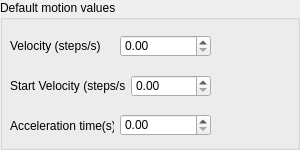
       <widget class="QGroupBox" name="groupBox" >
        <property name="sizePolicy" >
         <sizepolicy vsizetype="Expanding" hsizetype="Expanding" >
          <horstretch>0</horstretch>
          <verstretch>0</verstretch>
         </sizepolicy>
        </property>
        <property name="minimumSize" >
         <size>
          <width>192</width>
          <height>68</height>
         </size>
        </property>
        <property name="sizeIncrement" >
         <size>
          <width>1</width>
          <height>1</height>
         </size>
        </property>
        <property name="baseSize" >
         <size>
          <width>192</width>
          <height>68</height>
         </size>
        </property>
        <property name="title" >
         <string>Default motion values</string>
        </property>
        <widget class="QWidget" name="layoutWidget" >
         <property name="geometry" >
          <rect>
           <x>10</x>
           <y>30</y>
           <width>281</width>
           <height>111</height>
          </rect>
         </property>
         <layout class="QGridLayout" >
          <item row="0" column="0" >
           <widget class="QLabel" name="label_8" >
            <property name="sizePolicy" >
             <sizepolicy vsizetype="Expanding" hsizetype="Fixed" >
              <horstretch>0</horstretch>
              <verstretch>0</verstretch>
             </sizepolicy>
            </property>
            <property name="minimumSize" >
             <size>
              <width>85</width>
              <height>16</height>
             </size>
            </property>
            <property name="maximumSize" >
             <size>
              <width>16777215</width>
              <height>40</height>
             </size>
            </property>
            <property name="baseSize" >
             <size>
              <width>70</width>
              <height>16</height>
             </size>
            </property>
            <property name="text" >
             <string>Velocity (steps/s)</string>
            </property>
           </widget>
          </item>
          <item row="0" column="1" colspan="2" >
           <widget class="QDoubleSpinBox" name="DEFVEL" >
            <property name="sizePolicy" >
             <sizepolicy vsizetype="Maximum" hsizetype="Expanding" >
              <horstretch>0</horstretch>
              <verstretch>0</verstretch>
             </sizepolicy>
            </property>
            <property name="minimumSize" >
             <size>
              <width>80</width>
              <height>16</height>
             </size>
            </property>
            <property name="maximumSize" >
             <size>
              <width>16777215</width>
              <height>22</height>
             </size>
            </property>
            <property name="baseSize" >
             <size>
              <width>80</width>
              <height>16</height>
             </size>
            </property>
           </widget>
          </item>
          <item row="0" column="3" >
           <spacer>
            <property name="orientation" >
             <enum>Qt::Horizontal</enum>
            </property>
            <property name="sizeHint" >
             <size>
              <width>40</width>
              <height>20</height>
             </size>
            </property>
           </spacer>
          </item>
          <item row="1" column="0" colspan="2" >
           <widget class="QLabel" name="label_16" >
            <property name="sizePolicy" >
             <sizepolicy vsizetype="Expanding" hsizetype="Fixed" >
              <horstretch>0</horstretch>
              <verstretch>0</verstretch>
             </sizepolicy>
            </property>
            <property name="minimumSize" >
             <size>
              <width>40</width>
              <height>36</height>
             </size>
            </property>
            <property name="maximumSize" >
             <size>
              <width>16777215</width>
              <height>60</height>
             </size>
            </property>
            <property name="baseSize" >
             <size>
              <width>70</width>
              <height>16</height>
             </size>
            </property>
            <property name="text" >
             <string>Start Velocity (steps/s)</string>
            </property>
           </widget>
          </item>
          <item row="1" column="2" >
           <widget class="QDoubleSpinBox" name="STRTVEL" >
            <property name="sizePolicy" >
             <sizepolicy vsizetype="Maximum" hsizetype="Expanding" >
              <horstretch>0</horstretch>
              <verstretch>0</verstretch>
             </sizepolicy>
            </property>
            <property name="minimumSize" >
             <size>
              <width>80</width>
              <height>16</height>
             </size>
            </property>
            <property name="maximumSize" >
             <size>
              <width>16777215</width>
              <height>22</height>
             </size>
            </property>
            <property name="baseSize" >
             <size>
              <width>80</width>
              <height>16</height>
             </size>
            </property>
           </widget>
          </item>
          <item row="1" column="3" >
           <spacer>
            <property name="orientation" >
             <enum>Qt::Horizontal</enum>
            </property>
            <property name="sizeHint" >
             <size>
              <width>82</width>
              <height>20</height>
             </size>
            </property>
           </spacer>
          </item>
          <item row="2" column="0" >
           <widget class="QLabel" name="label_9" >
            <property name="sizePolicy" >
             <sizepolicy vsizetype="Expanding" hsizetype="Fixed" >
              <horstretch>0</horstretch>
              <verstretch>0</verstretch>
             </sizepolicy>
            </property>
            <property name="minimumSize" >
             <size>
              <width>85</width>
              <height>16</height>
             </size>
            </property>
            <property name="maximumSize" >
             <size>
              <width>16777215</width>
              <height>40</height>
             </size>
            </property>
            <property name="baseSize" >
             <size>
              <width>70</width>
              <height>16</height>
             </size>
            </property>
            <property name="text" >
             <string>Acceleration time(s)</string>
            </property>
           </widget>
          </item>
          <item row="2" column="1" colspan="2" >
           <widget class="QDoubleSpinBox" name="DEFACCT" >
            <property name="sizePolicy" >
             <sizepolicy vsizetype="Maximum" hsizetype="Expanding" >
              <horstretch>0</horstretch>
              <verstretch>0</verstretch>
             </sizepolicy>
            </property>
            <property name="minimumSize" >
             <size>
              <width>80</width>
              <height>16</height>
             </size>
            </property>
            <property name="maximumSize" >
             <size>
              <width>16777215</width>
              <height>22</height>
             </size>
            </property>
            <property name="baseSize" >
             <size>
              <width>80</width>
              <height>16</height>
             </size>
            </property>
           </widget>
          </item>
          <item row="2" column="3" >
           <spacer>
            <property name="orientation" >
             <enum>Qt::Horizontal</enum>
            </property>
            <property name="sizeHint" >
             <size>
              <width>40</width>
              <height>20</height>
             </size>
            </property>
           </spacer>
          </item>
         </layout>
        </widget>
       </widget>
